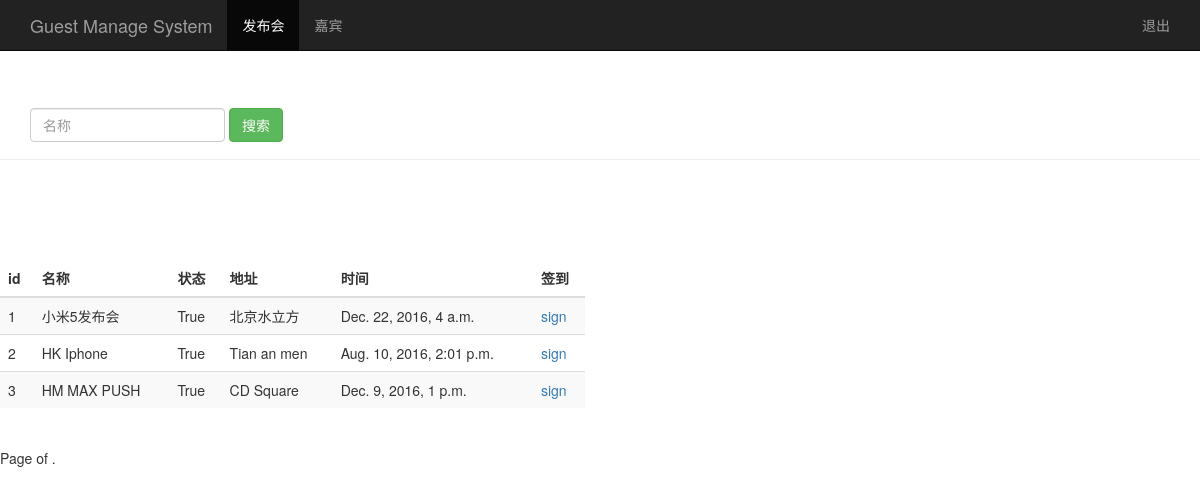
The page /search_name/ on the database as committed earlier.
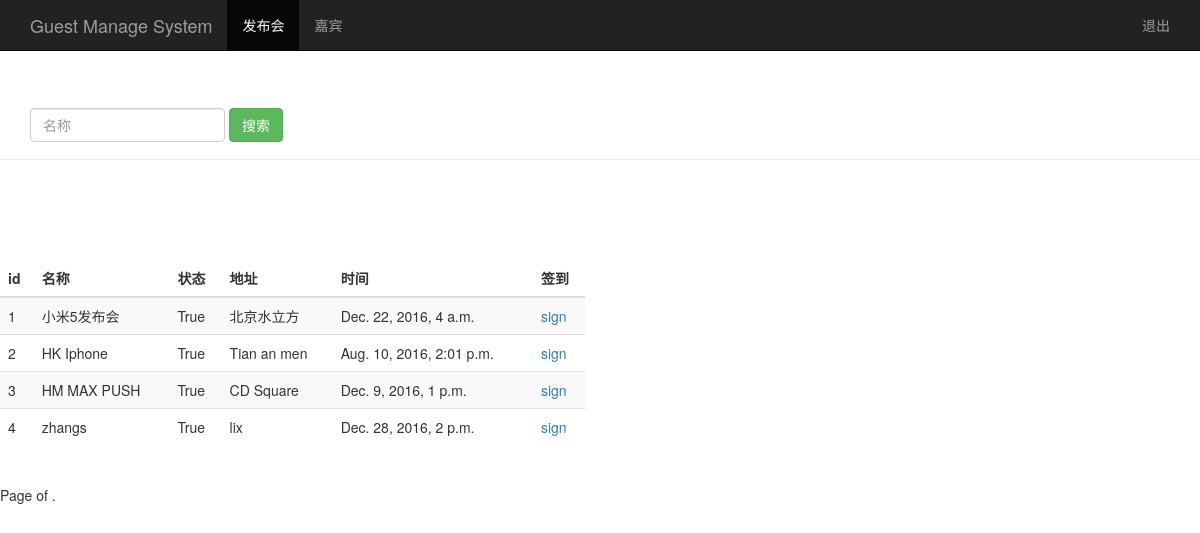
The same page on the database as committed later.
### sign/models.py (models this page shows, shortened)
class Event(models.Model):
	name = models.CharField(max_length=100) #发布会标题
	limit = models.IntegerField() #参加人数
	status = models.BooleanField() #状态
	address = models.CharField(max_length=200) #地址
	start_time = models.DateTimeField('event_time') #发布会时间
	creat_time = models.DateTimeField(auto_now=True) #创建时间（自动获取当前时间）

### sign/views.py (the view)
# urls.py: url(r'^search_name/$', views.search_name),
def search_name(request):
	username = request.session.get('user','')
	search_name = request.GET.get('name','')
	event_list = Event.objects.filter(name__contains=search_name)
	return render(request, 'event_manage.html',{'user':username,'events':event_list})

### sign/templates/event_manage.html (shortened to what this page needs)
<!DOCTYPE html>
<html lang="zh-CN">
<head>
    {% load bootstrap3 %}
    {% bootstrap_css %}
</head>
<body>
    <nav class="navbar navbar-inverse navbar-fixed-top">
    	<div class="container">
    		<div class="navbar-header">
    			<a href="/event_manage/" class="navbar-brand"> Guest Manage System</a>
    		</div>
    		<div id='navbar' class="collapse navbar-collapse">
    			<ul class='nav navbar-nav'>
    				<li class="active"><a href="#">发布会</a></li>
    				<li><a href="/guest_manage">嘉宾</a></li>
    			</ul>
    			<ul class="nav navbar-nav navbar-right">
    				<li><a href="#">{{user}}</a></li>
    				<li><a href="/logout/">退出</a></li>
    			</ul>
    		</div>
    	</div>
    </nav>
    <div class='page-header' style="padding-top: 60px;">
    	<div id='navbar' class="navbar-collapse collapse">
    		<form class="navbar-form" method="get" action="/search_name">
    			<div class="form-group">
    				<input type="text" name="name" placeholder="名称" class="form-control">
    			</div>
    			<button type="submit" class="btn btn-success">搜索</button>
    		</form>
    	</div>
    </div>
    <div class="row" style="padding-top: 80px;">
    	<div class="col-md-6">
    		<table class="table table-striped">
    			<thead>
    				<tr>
    					<th>id</th><th>名称</th><th>状态</th><th>地址</th><th>时间</th><th>签到</th>
    				</tr>
    			</thead>
    			<tbody>
    				{% for event in events %}
    					<tr>
    						<td>{{ event.id }}</td>
    						<td>{{ event.name }}</td>
    						<td>{{ event.status }}</td>
    						<td>{{ event.address }}</td>
    						<td>{{ event.start_time }}</td>
                            <td>
                                <a href="/sign_index/{{event.id}}/" target='{{event.id}}_blank'>sign</a>
                            </td>
    					</tr>
    				{% endfor %}
    			</tbody>
    		</table>
    	</div>
    </div>
    <div class='pagination'>
        <span class='step-links'>
                <span class='current'>
                    Page {{events.number}} of {{events.paginator.num_pages}}.
                </span>
        </span>
    </div>
</html>

Rows that differ between the two databases and show on the page:
added Event: id "4", name "zhangs", status "True", address "lix", start_time "Dec. 28, 2016, 2 p.m."
